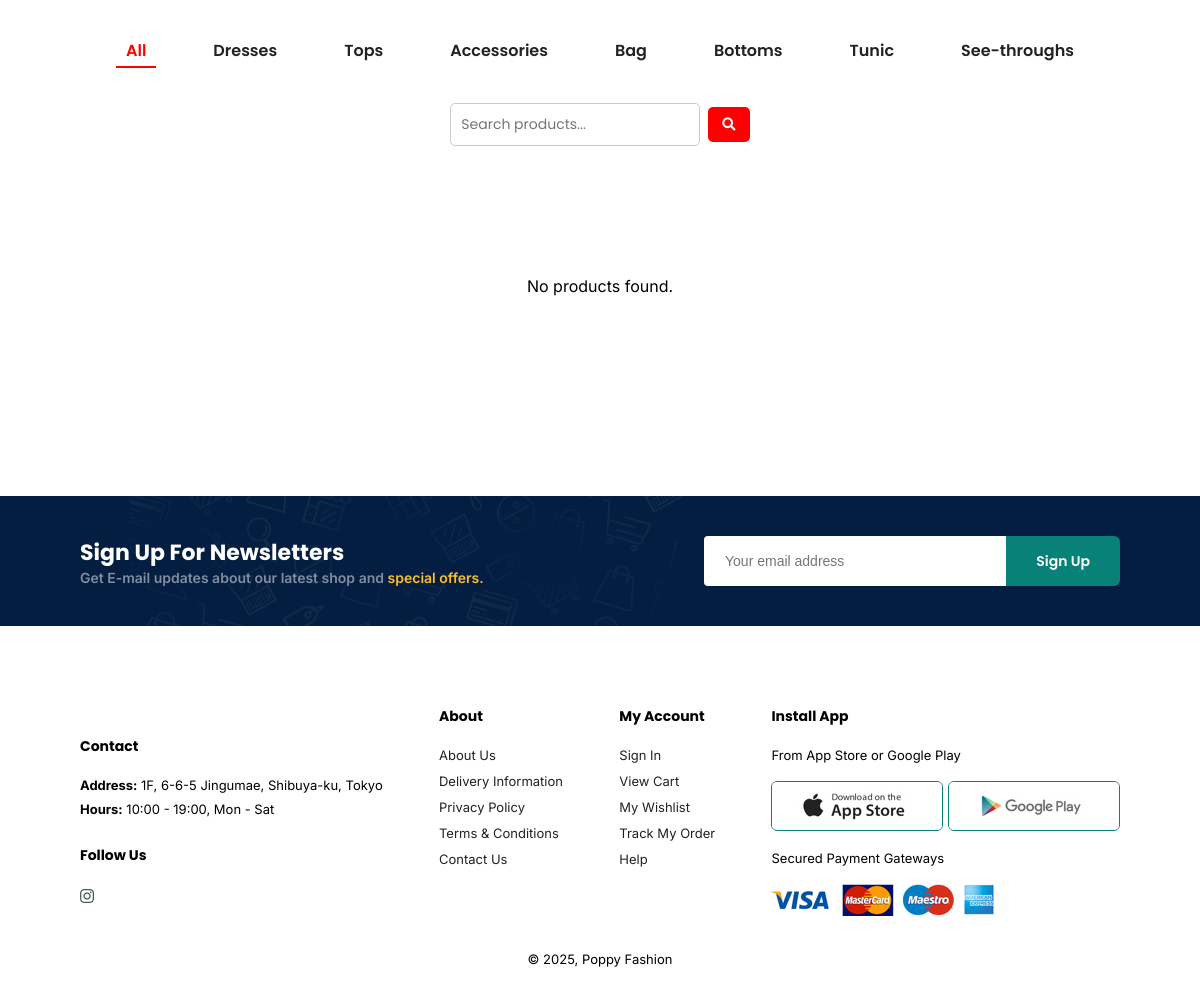
/summer_collection.php (lower part), run on an earlier commit of the app's database.
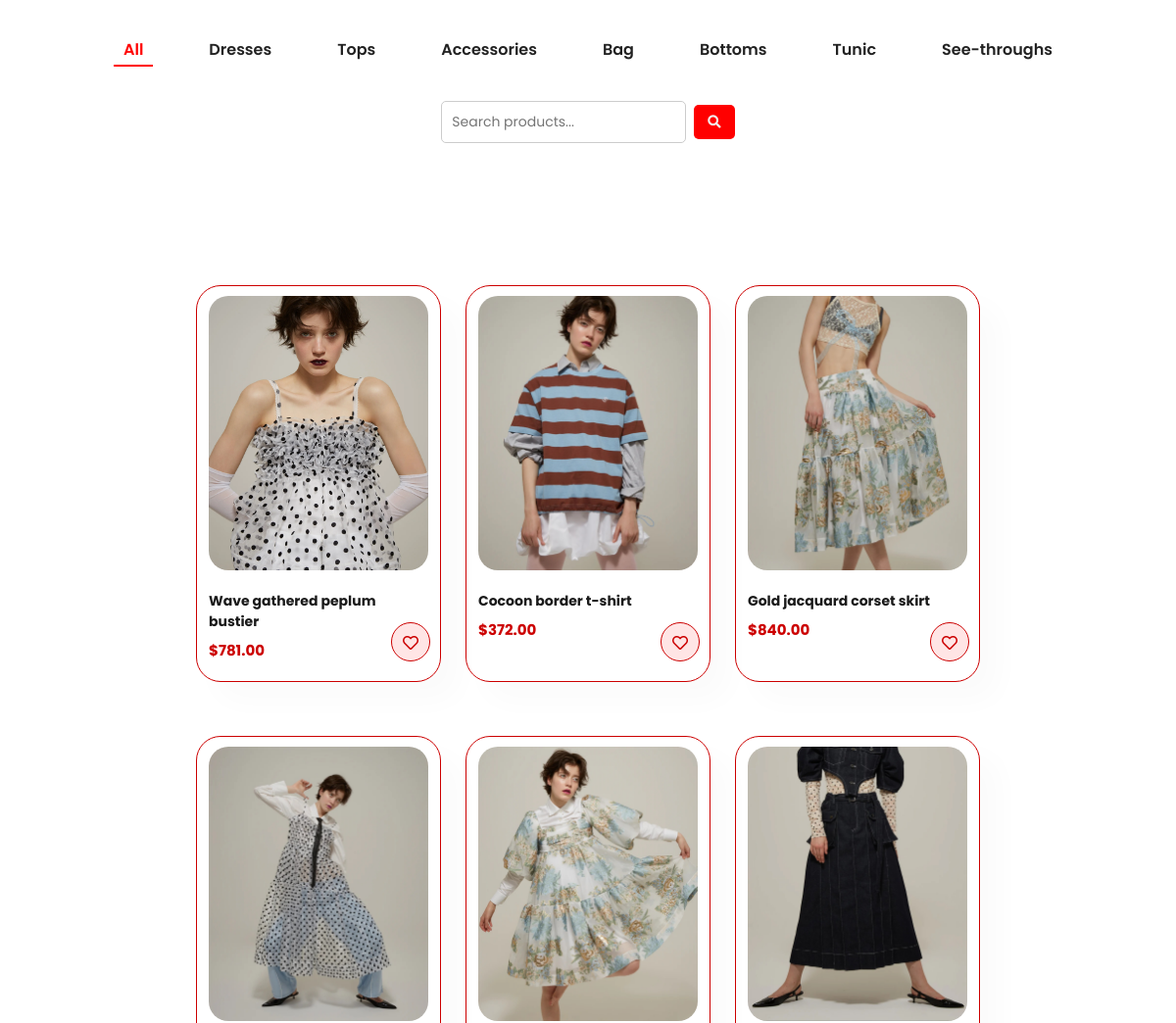
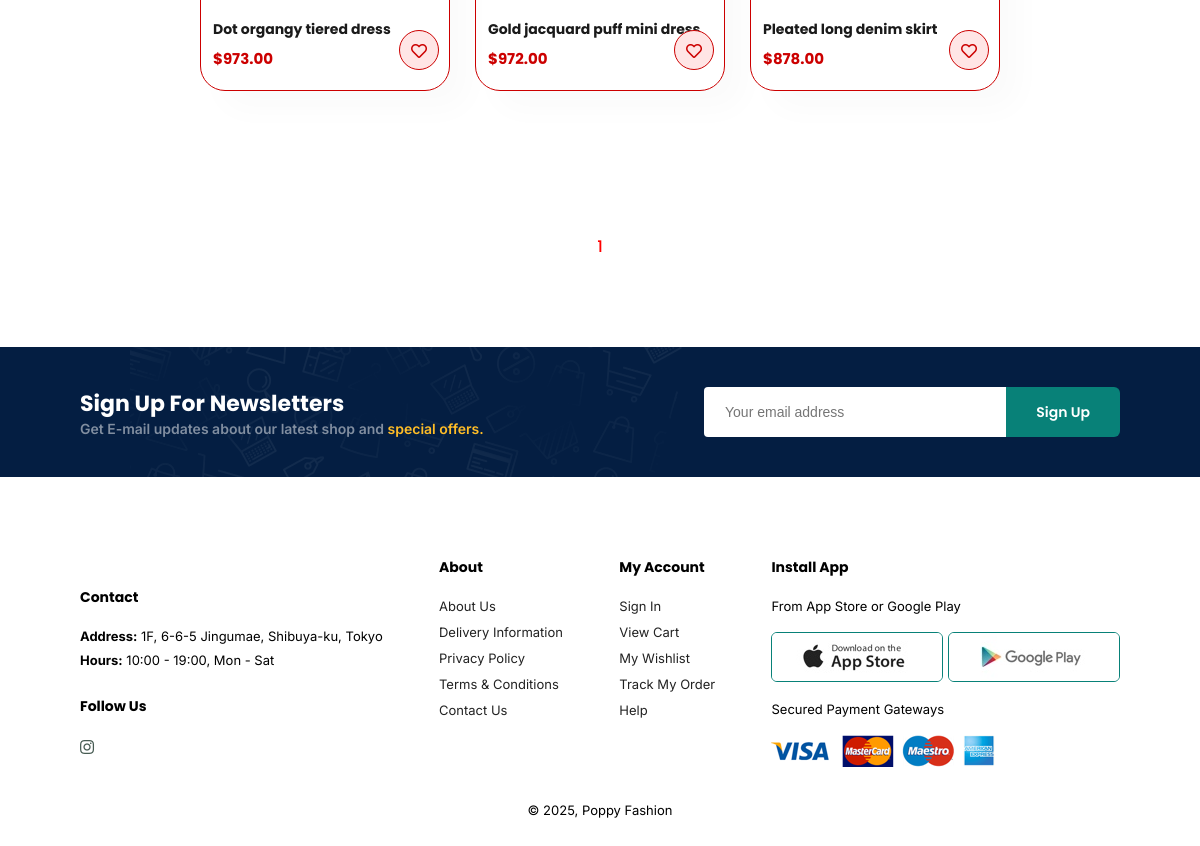
And on a later commit of the database (2 pictures, top to bottom).
### tables this page shows
CREATE TABLE `category` (
  `id` int(11) NOT NULL,
  `name` varchar(100) NOT NULL
);

CREATE TABLE `products` (
  `id` int(11) NOT NULL,
  `name` varchar(100) NOT NULL,
  `description` text DEFAULT NULL,
  `price` decimal(10,2) NOT NULL,
  `collection` varchar(25) NOT NULL,
  `main_image_url` varchar(255) DEFAULT NULL,
  `category_id` int(11) DEFAULT NULL,
  `has_size` tinyint(1) DEFAULT NULL
);

### summer_collection.php (the view, shortened to what this page needs)
<!DOCTYPE html>
<html lang="en">
<head>
    <link rel="stylesheet" href="https://pro.fontawesome.com/releases/v5.10.0/css/all.css" />
    <link rel="stylesheet" href="style.css">
</head>
<body class="home-page">
<?php
include 'config.php';
$category_id = isset($_GET['category']) ? intval($_GET['category']) : 0;
$page = isset($_GET['page']) ? max(1, intval($_GET['page'])) : 1;
$query = isset($_GET['query']) ? trim($_GET['query']) : '';
$limit = 8;
$offset = ($page - 1) * $limit;
$where = "collection = 'Early Summer Collection'";
$count_sql = "SELECT COUNT(*) AS total FROM products WHERE $where";
$count_result = $conn->query($count_sql);
$total_products = $count_result->fetch_assoc()['total'];
$total_pages = ceil($total_products / $limit);
$product_sql = "SELECT * FROM products WHERE $where LIMIT $limit OFFSET $offset";
$product_result = $conn->query($product_sql);
$categories_result = $conn->query("SELECT * FROM category");
?>
<section class="section-p1">
    <div class="filter-bar-wrapper">
        <div class="filter-bar">
            <ul class="filter-list desktop-only">
                <li><a href="summer_collection.php" class="<?= $category_id === 0 ? 'active' : '' ?>">All</a></li>
                <?php mysqli_data_seek(result: $categories_result, offset: 0); while($cat = $categories_result->fetch_assoc()): ?>
                    <li><a href="summer_collection.php?category=<?= $cat['id'] ?>&query=<?= urlencode($query) ?>"
                        class="<?= $category_id == $cat['id'] ? 'active' : '' ?>">
                        <?= htmlspecialchars($cat['name']) ?></a></li>
                <?php endwhile; ?>
            </ul>
        </div>
        <form method="GET" action="summer_collection.php" class="search-form">
            <input type="text" name="query" value="<?= htmlspecialchars($query) ?>" placeholder="Search products...">
            <button type="submit"><i class="fas fa-search"></i></button>
        </form>
    </div>
</section>
<section id="product1" class="section-p1">
    <div class="pro-container">
        <?php if ($product_result->num_rows > 0): ?>
            <?php while ($row = $product_result->fetch_assoc()): ?>
                <div class="pro">
                    <a href="sproduct.php?id=<?= $row['id'] ?>">
                        <img src="<?= $row['main_image_url'] ?>" alt="<?= htmlspecialchars($row['name']) ?>">
                    </a>
                    <div class="des">
                        <h5><?= htmlspecialchars($row['name']) ?></h5>
                        <h4>$<?= number_format($row['price'], 2) ?></h4>
                    </div>
                    <a href="wishlist.php?add=<?= $row['id'] ?>">
                        <i class="far fa-heart cart" title="Add to Wishlist"></i>
                    </a>
                </div>
            <?php endwhile; ?>
        <?php else: ?>
            <p>No products found.</p>
        <?php endif; ?>
    </div>
</section>
<section id="pagination" class="section-p1">
    <?php for ($i = 1; $i <= $total_pages; $i++): ?>
        <a href="summer_collection.php?category=<?= $category_id ?>&query=<?= urlencode($query) ?>&page=<?= $i ?>" class="<?= $i == $page ? 'active' : '' ?>">
            <?= $i ?>
        </a>
    <?php endfor; ?>
</section>
<section id="newsletter" class="section-p1 section-m1">
    <div class="newstext">
        <h4>Sign Up For Newsletters</h4>
        <p>Get E-mail updates about our latest shop and <span>special offers.</span></p>
    </div>
    <div class="form">
        <input type="text" placeholder="Your email address">
        <button class="normal">Sign Up</button>
    </div>
</section>
<?php include 'wy_footer.php'; ?>
</body>
</html>

What changed in the data, as far as the page shows it:
added products: shows a picture, name "Wave gathered peplum bustier", price "781.00"
added products: shows a picture, name "Cocoon border t-shirt", price "372.00"
added products: shows a picture, name "Gold jacquard corset skirt", price "840.00"
added products: shows a picture, name "Dot organgy tiered dress", price "973.00"
added products: shows a picture, name "Gold jacquard puff mini dress", price "972.00"
added products: shows a picture, name "Pleated long denim skirt", price "878.00"
Also different on the page:
new list line: "1"
text no longer shown: "No products found."
